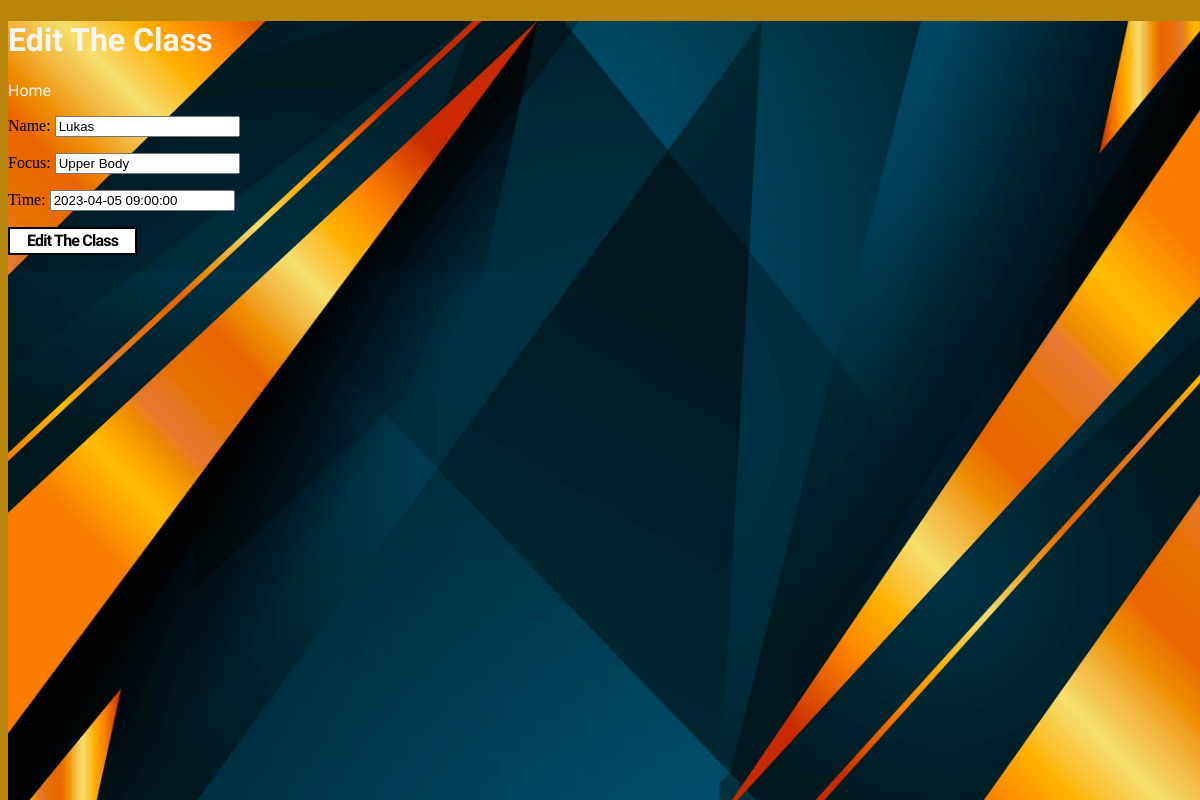
The app's page /editinghiit/4 with its own data.
### home/models.py (models this page shows, shortened)
class hiitbook(models.Model):
    name = models.CharField(max_length=10, null=False, blank=False)
    focus = models.CharField(max_length=50, null=False, blank=False)
    time = models.DateTimeField(max_length=10)

### home/views.py (the view)
# urls.py: path('editinghiit/<item_id>', views.editinghiit, name='edit'),
def editinghiit(request, item_id):
    item = get_object_or_404(hiitbook, id=item_id)
    Book = HittClassForm(instance=item)
    context = {
        'form': Book
    }
    if request.method == 'POST':
        form = HittClassForm(request.POST, instance=item)
        if form.is_valid():
            form.save()
            return redirect("booking")
    return render(request, 'home/editinghiit.html', context)

### home/forms.py
class HittClassForm(forms.ModelForm):
    class Meta:
        model = hiitbook
        fields = ['name', 'focus', 'time']

### home/templates/home/editinghiit.html (shortened to what this page needs)
<!DOCTYPE html>
<html lang="en">
<head>
    {% load static %}
    <link rel="stylesheet" href="{% static '/css/style.css' %}">
</head>
<img src="{% static 'images/background.jpg' %}" alt="A black and gold vector design background image" id="bgimage">
<header>
    <h1 class="main">
        Edit The Class
    </h1>
    <li>
        <a class="nav-link" href="{% url 'booking' %}">Home</a>
    </li>
</header>
<body>
    <form method="POST">
        {{ form.as_p }}
        <div>
            <p>
            <button class="btneddel" type="submit" onclick="alert('The Class has been edited')">Edit The Class</button>
            </p>
        </div>
    </form>
</body>
</html>

### home/static/css/style.css (style rules this page uses)
.main { font-family: 'Oswald', sans-serif; color: whitesmoke; }
.nav-link { color:whitesmoke; text-decoration: none; text-transform: capitalize; }
#list-inline, li { font-family: 'Raleway', sans-serif; text-align: right; display: inline; }
.btneddel { align-items: center; background-color: #fff; border: 2px solid #000; box-sizing: border-box; color: #000; cursor: pointer; display: inline-flex; fill: #000; font-family: 'Raleway', sans-serif; font-size: 16px; font-weight: 600; justify-content: center; letter-spacing: -.8px; line-height: 24px; outline: 0; padding: 0 17px; text-align: center; text-decoration: none; transition: all .3s; user-select: none; -webkit-user-select: none; touch-action: manipulation; }
#bgimage { position: fixed; border: 0; margin: 0; width: 100%; height: 100%; z-index: -5; }
body { background-color: darkgoldenrod; }

### records on screen
hiitbook: name "Lukas", focus "Upper Body", time "2023-04-05 09:00:00"
